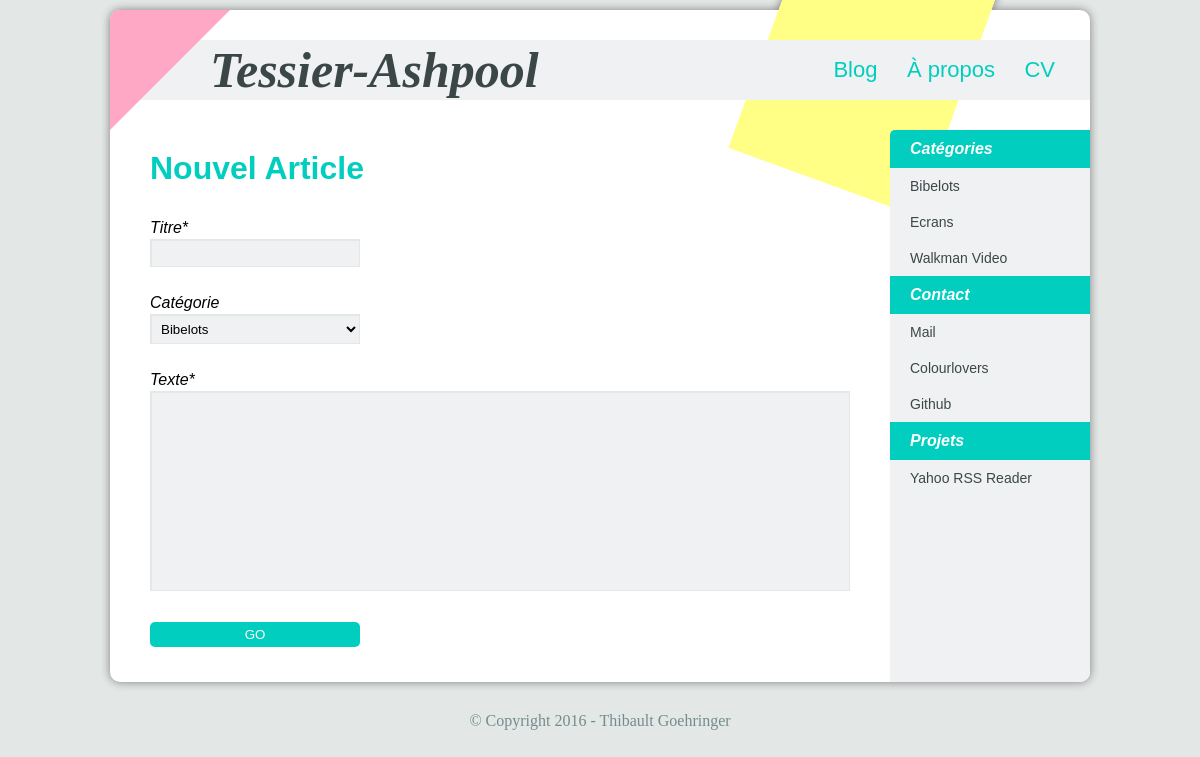
Page /newArticle.php (signed in) on the committed database.
### tables this page shows
CREATE TABLE IF NOT EXISTS `categories` (
  `id` int(11) NOT NULL AUTO_INCREMENT,
  `name` text NOT NULL,
  PRIMARY KEY (`id`)
);

### includes/db.php (called while the page is built, shortened)
<?php
class db
{
    private $connection;
    public function __construct($dns, $user, $password)
    {
        try
        {
            $this->connection = new PDO($dns, $user, $password);
            $this->connection->setAttribute(PDO::ATTR_ERRMODE, PDO::ERRMODE_EXCEPTION);
        }
        catch (PDOException $exception)
        {
            echo 'Connection à la BDD impossible : '. $exception->getMessage(). '. ';
            exit ('Arrêt du script.');
        }
    }
    public function getCategory($id)
    {
        try
        {
            if ($id === 0)
            {
            $request = $this->connection->prepare('SELECT id, name FROM categories ORDER BY name ASC');
            }
        else
            {
            $request = $this->connection->prepare('SELECT id, name FROM categories WHERE id = :id');
            $request->bindParam(':id', $id);
            }
        $request->execute();
        return $request->fetchAll(PDO::FETCH_ASSOC);
        }
        catch (PDOException $exception)
        {
            echo 'L1 Problème dans l\'exécution de la requête : '. $exception->getMessage(). '. ';
        }
    }
}
?>

### newArticle.php (the view)
<?php
require('./includes/head.php');
function printForm($db, $catId, $title, $body)
{
    $catList = $db->getCategory(0);
    echo '
    <h1>Nouvel Article</h1>
    <form action="newArticle.php" method="post">
            <input type="hidden" name="newArticle" value="newArticle"/>
            <p>
                <label for="title">Titre*</label>
                <br/><input type="text" name="title" value="'. htmlentities($title). '" maxlength="255" required/>
            </p>
            <p>
                <label for="catId">Catégorie</label>
                <br/><select name="catId">';
    foreach($catList as $cat)
    {
        echo '
        <option value = "'.(int)$cat['id'].'" '. ((int)$cat['id'] === $catId ? 'selected="selected"' : '' ).'>'.htmlentities($cat['name']).'</option>';
    }
    echo'
       </select>
    </p>
    <p>
        <label for="body" required>Texte*</label>
        <br/><textarea name="body" style="height: 200px; height: 200px; resize: none;" >'. htmlentities($body). '</textarea>
    </p>
    <p>
        <input type="submit" name="button" value="GO"/>
    </p>
    </form>';
}
if (isset($_SESSION['rights']) && $_SESSION['rights'] === 'admin')
{
    if (isset($_POST['newArticle']))
    {
        $catId = (int)$_POST['catId'];
        $title = trim($_POST['title']);
        $body = trim($_POST['body']);
        if ($title !== '' && $body !== '')
        {
            $db->newArticle($catId, $title, $body);
            echo '<h1>Nouvel article enregistré :-)</h1>';
            echo '<p><a href="admin.php">Retour à l\'accueil.</a></p>';
        }
        else
        {
            printForm($db, $catId, $title, $body);
        }
    }
    else
    {
        $catId = "";
        $title = "";
        $body = "";
        printForm($db, $catId, $title, $body);
    }
}
else
{
    echo '<h1>Utilisateur non connecté.</h1>';
    echo '<p><a href="admin.php">Retour à l\'accueil.</a></p>';
}
require('./includes/foot.php');
?>

### includes/foot.php (shortened to what this page needs)
    </div>
        <nav id="menu">
                <?php
                $categoriesList = $db->getCategory(0);
                if (! empty($categoriesList))
                {
                        echo '
                        <h1>Catégories</h1>
                        <ul>';
                        foreach ($categoriesList as $category)
                        {
                                echo '
                                <li><a href="index.php?c='. $category['id']. '">'. $category['name']. '</a></li>';
                        }
                        echo '
                        </ul>';
                }
                ?>
                <h1>Contact</h1>
                <ul>
                        <li><a href="mailto:tgoehringer@gmail.com">Mail</a></li>
                        <li><a href="http://www.colourlovers.com/lover/beurkinger">Colourlovers</a></li>
                        <li><a href="https://github.com/beurkinger">Github</a></li>
                </ul>
                 <h1>Projets</h1>
                <ul>
                        <li><a href="./Yahoo/">Yahoo RSS Reader</a></li>
                </ul>
        </nav>
</div>
</div>
<div id="footer">© Copyright  <?php echo date('Y') ; ?> - Thibault Goehringer</div>
</body>

### css/style.css (style rules this page uses)
* { margin: 0px; padding: 0px; border: 0px; -ms-box-sizing: border-box; -moz-box-sizing: border-box; -webkit-box-sizing: border-box; -webkit-hyphens: auto; -moz-hyphens: auto; -ms-hyphens: auto; -o-hyphens: auto; hyphens: auto; word-wrap : break-word; }
body { background: #e3e7e6; padding: 10px 10px 0 10px; }
a { text-decoration : none; }
li { list-style-type: none; }
#menu { z-index: 20; display: table-cell; position: relative; height:100%; width: 200px; padding: 0 0 20px 0; background: #f0f1f3; border-top-left-radius: 10px; border-bottom-right-radius: 10px; font-family: Arial, Helvetica, Verdana, sans-serif; vertical-align: top; }
#menu h1 { background : #01cebf; color:white; font-size: 16px; padding: 10px 20px 10px 20px; font-style: oblique; }
#menu > h1:first-child { border-top-left-radius: 5px; }
#menu a { color: #3b4747; display: block; padding: 10px 20px 10px 20px; font-size: 14px; background: #f0f1f3; }
#main h1 { padding: 20px 40px 10px 40px; margin: 30px 0 10px 0; color : #01cebf; border-top: 1px solid #e3e7e6; font-size: 32px; }
#main > h1:first-child { border-top: 0px ; margin-top: 0px; }
#main p { padding: 10px 40px 10px 40px; margin: 5px 0 5px 0; color : #000000; text-align:justify; font-size: 16px; line-height:22px; }
#main form { display: inline; }
#main form label { font-style: oblique; }
#main form input, #main form select { border : 1px solid #e3e7e6; border-top: 2px solid #e3e7e6; border-left: 2px solid #e3e7e6; background: #f0f1f3; padding: 5px; width: 30%; }
#main form textarea { border : 1px solid #e3e7e6; border-top: 2px solid #e3e7e6; border-left: 2px solid #e3e7e6; background: #f0f1f3; font-size: 16px; line-height:22px; padding: 5px; width: 100%; height: 200px; resize: none; }
#main form input[type="button"], #main form input[type="submit"] { background: #01cebf; color: white; border: 0px; border-radius: 5px; }
#footer { max-height: 99999px; width: 100%; color: #758C8C; padding: 30px; text-align: center; font-size: 16px; font-family: Georgia, Times New Roman; }

### rows in the picture
categories: name "Bibelots"
categories: name "Ecrans"
categories: name "Walkman Video"

### other values in the picture
form field catId "Bibelots"
